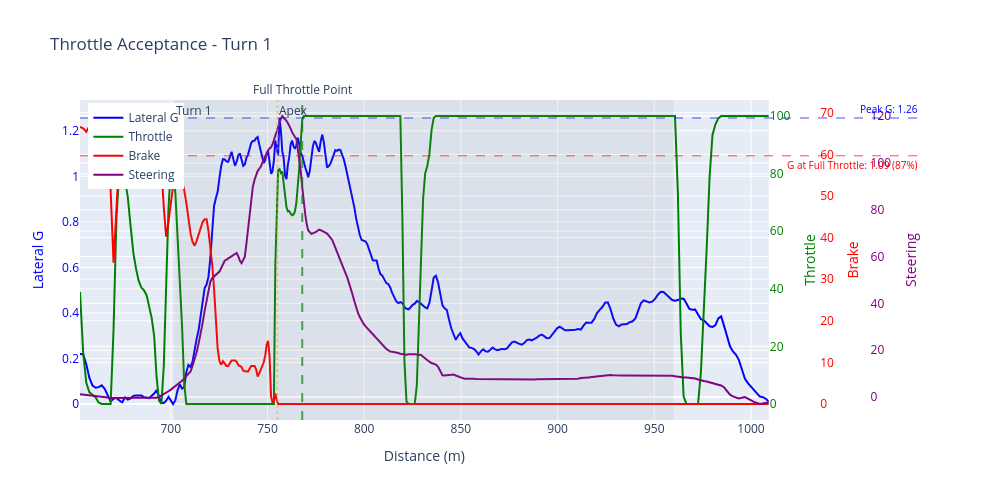

Notebook source saved alongside this figure:
### Code cell
# ターン1（ベストラップ）のアクセル踏み込み点の概念を可視化
# スロットル、ブレーキ、ステアリング、横Gを距離に対して基準線付きで表示

turn1 = corners[0]

# libxrk 0.5.0のメソッドを使用してベストラップのチャンネルを取得
best_lap_num = int(best_lap["num"])
best_lap_aligned = (
    log.filter_by_lap(best_lap_num)
    .select_channels(THROTTLE_ACCEPTANCE_CHANNELS)
    .resample_to_channel("distance_m")
    .channels
)
best_lap_df = pd.DataFrame(
    {name: best_lap_aligned[name].column(name).to_numpy() for name in THROTTLE_ACCEPTANCE_CHANNELS}
)
# 参照チャンネルのテーブルからタイムコードを追加
best_lap_df["timecodes"] = best_lap_aligned["distance_m"].column("timecodes").to_numpy()

turn1_result = find_throttle_acceptance(
    best_lap_df, turn1, CHANNEL_NAMES, smoothing_window=LATERAL_G_SMOOTHING_WINDOW
)
assert turn1_result is not None, f"{turn1.name}のアクセル踏み込み点を計算できませんでした"

# ベストラップのコーナーデータを取得（フィルタ済みのログを受け取る）
brake_ch = CHANNEL_NAMES["brake"]
steering_ch = CHANNEL_NAMES["steering"]
CORNER_VIZ_CHANNELS = ["distance_m", throttle_ch, brake_ch, lateral_g_ch, steering_ch]
lap_log = log.filter_by_lap(best_lap_num)
corner_data = get_corner_data(lap_log, turn1, CORNER_VIZ_CHANNELS, margin=50)

# スムージングした横Gを計算
lateral_g_smooth = (
    corner_data[lateral_g_ch]
    .abs()
    .rolling(window=LATERAL_G_SMOOTHING_WINDOW, center=True, min_periods=1)
    .mean()
)

fig = visualize_throttle_acceptance(
    distance=corner_data["distance_m"],
    throttle=corner_data[throttle_ch],
    lateral_g=lateral_g_smooth,
    corner=turn1,
    throttle_acceptance_result=turn1_result,
    brake=corner_data.get(brake_ch),
    steering=corner_data.get(steering_ch),
)
show_fig(fig)

### Figure 1 — Plotly figure (JSON) as saved in the notebook; plotly's stock layout.template omitted (floating-point values rounded to 4 significant figures; data arrays with more than 128 entries replaced by an {"elided": "..."} marker saying what was removed)
{"data": [{"hovertemplate": "Distance: %{x:.0f}m<br>Lateral G: %{y:.2f}G<extra></extra>", "line": {"color": "blue", "width": 2}, "mode": "lines", "name": "Lateral G", "type": "scatter", "x": {"elided": "311 float values"}, "y": {"elided": "311 float values"}, "yaxis": "y"}, {"hovertemplate": "Distance: %{x:.0f}m<br>Throttle: %{y:.1f}<extra></extra>", "line": {"color": "green", "width": 2}, "mode": "lines", "name": "Throttle", "type": "scatter", "x": {"elided": "311 float values"}, "y": {"elided": "311 float values"}, "yaxis": "y2"}, {"hovertemplate": "Distance: %{x:.0f}m<br>Brake: %{y:.1f}<extra></extra>", "line": {"color": "red", "width": 2}, "mode": "lines", "name": "Brake", "type": "scatter", "x": {"elided": "311 float values"}, "y": {"elided": "311 float values"}, "yaxis": "y3"}, {"hovertemplate": "Distance: %{x:.0f}m<br>Steering: %{y:.1f}°<extra></extra>", "line": {"color": "purple", "width": 2}, "mode": "lines", "name": "Steering", "type": "scatter", "x": {"elided": "311 float values"}, "y": {"elided": "311 float values"}, "yaxis": "y4"}], "layout": {"annotations": [{"font": {"color": "blue", "size": 10}, "showarrow": false, "text": "Peak G: 1.26", "x": 1, "xanchor": "right", "xref": "paper", "y": 1.256, "yanchor": "bottom", "yref": "y"}, {"font": {"color": "red", "size": 10}, "showarrow": false, "text": "G at Full Throttle: 1.09 (87%)", "x": 1, "xanchor": "right", "xref": "paper", "y": 1.09, "yanchor": "top", "yref": "y"}, {"showarrow": false, "text": "Full Throttle Point", "x": 768.0, "xanchor": "center", "xref": "x", "y": 1, "yanchor": "bottom", "yref": "y domain"}, {"showarrow": false, "text": "Turn 1", "x": 701.8, "xanchor": "left", "xref": "x", "y": 1, "yanchor": "top", "yref": "y domain"}, {"showarrow": false, "text": "Apex", "x": 755.1, "xanchor": "left", "xref": "x", "y": 1, "yanchor": "top", "yref": "y domain"}], "height": 500, "legend": {"x": 0.01, "xanchor": "left", "y": 0.99, "yanchor": "top"}, "shapes": [{"line": {"color": "blue", "dash": "dash", "width": 1}, "opacity": 0.7, "type": "line", "x0": 0, "x1": 1, "xref": "paper", "y0": 1.256, "y1": 1.256, "yref": "y"}, {"line": {"color": "red", "dash": "dash", "width": 1}, "opacity": 0.7, "type": "line", "x0": 0, "x1": 1, "xref": "paper", "y0": 1.09, "y1": 1.09, "yref": "y"}, {"line": {"color": "green", "dash": "dash"}, "opacity": 0.7, "type": "line", "x0": 768.0, "x1": 768.0, "xref": "x", "y0": 0, "y1": 1, "yref": "y domain"}, {"fillcolor": "gray", "line": {"width": 0}, "opacity": 0.1, "type": "rect", "x0": 701.8, "x1": 959.8, "xref": "x", "y0": 0, "y1": 1, "yref": "y domain"}, {"line": {"color": "orange", "dash": "dot"}, "opacity": 0.5, "type": "line", "x0": 755.1, "x1": 755.1, "xref": "x", "y0": 0, "y1": 1, "yref": "y domain"}], "title": {"text": "Throttle Acceptance - Turn 1"}, "width": 1000, "xaxis": {"domain": [0, 0.82], "title": {"text": "Distance (m)"}}, "yaxis": {"tickfont": {"color": "blue"}, "title": {"font": {"color": "blue"}, "text": "Lateral G"}}, "yaxis2": {"anchor": "free", "overlaying": "y", "position": 0.82, "side": "right", "tickfont": {"color": "green"}, "title": {"font": {"color": "green"}, "text": "Throttle"}}, "yaxis3": {"anchor": "free", "overlaying": "y", "position": 0.88, "side": "right", "tickfont": {"color": "red"}, "title": {"font": {"color": "red"}, "text": "Brake"}}, "yaxis4": {"anchor": "free", "overlaying": "y", "position": 0.94, "side": "right", "tickfont": {"color": "purple"}, "title": {"font": {"color": "purple"}, "text": "Steering"}}}}
